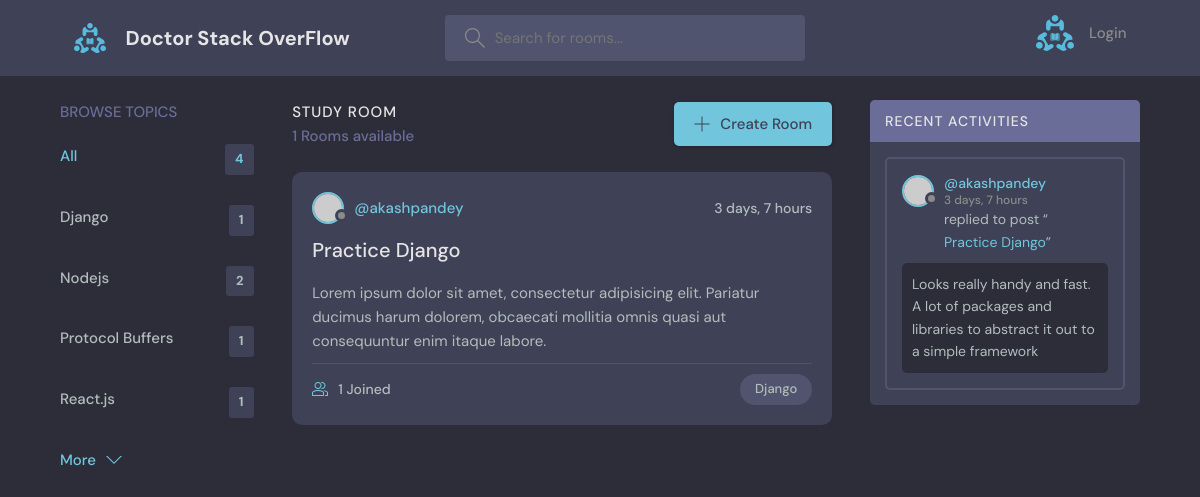
Before: /?q=Django with the older database file.
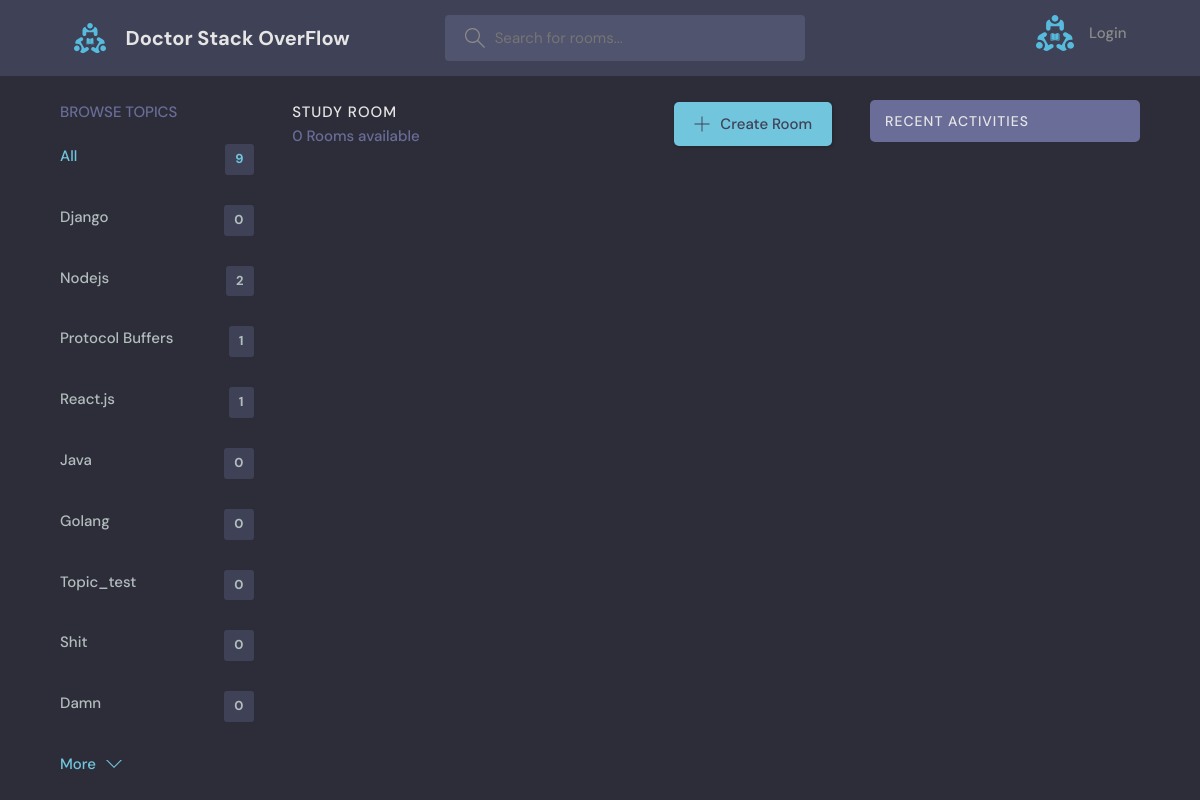
After: the same page with the newer database file.
### base/models.py (models this page shows, shortened)
class Topic(models.Model):
    name = models.CharField(max_length=200)

class Room(models.Model):
    host = models.ForeignKey(User, on_delete=models.SET_NULL, null=True)
    topic = models.ForeignKey(Topic, on_delete=models.SET_NULL, null=True)
    name = models.CharField(max_length=200)
    description = models.TextField(null=True, blank=True)
    participants = models.ManyToManyField(
        User, related_name='participants', blank=True)
    updated_at = models.DateTimeField(auto_now=True)
    created_at = models.DateTimeField(auto_now_add=True)
    class Meta:
        ordering = ['-updated_at', '-created_at']
    def __str__(self):
        return self.name

class Message(models.Model):
    user = models.ForeignKey(User, on_delete=models.CASCADE)
    room = models.ForeignKey(Room, on_delete=models.CASCADE)
    body = models.TextField()
    updated_at = models.DateTimeField(auto_now=True)
    created_at = models.DateTimeField(auto_now_add=True)
    class Meta:
        ordering = ['-updated_at', '-created_at']
    def __str__(self):
        return self.body[0:50]

### base/views.py (the view)
# urls.py: path('', views.home, name='home'),
def home(request):
    q = request.GET.get('q') if request.GET.get('q') != None else ''
    rooms = Room.objects.filter(Q(topic__name__icontains=q) |
                                Q(name__icontains=q) |
                                Q(description__icontains=q)
                                )
    topics = Topic.objects.all()
    count = rooms.count()
    conversations = Message.objects.filter(Q(room__topic__name__icontains=q))
    print(conversations)
    context = {'rooms': rooms, 'topics': topics,
               "count": count, "conversations": conversations}
    return render(request, 'base/home.html', context)

### base/templates/base/home.html (shortened to what this page needs)
{%extends 'main.html' %}
{%block content%}
    <main class="layout layout--3">
      <div class="container">
        {%include 'base/topics_component.html' %}
        <div class="roomList">
          <div class="roomList__header">
            <div>
              <h2>Study Room</h2>
              <p>{{rooms.count}} Rooms available</p>
            </div>
            <a class="btn btn--main" href='{% url 'create-room' %}'>
              <svg version="1.1" xmlns="http://www.w3.org/2000/svg" width="32" height="32" viewBox="0 0 32 32">
                <title>add</title>
                <path
                  d="M16.943 0.943h-1.885v14.115h-14.115v1.885h14.115v14.115h1.885v-14.115h14.115v-1.885h-14.115v-14.115z"
                ></path>
              </svg>
              Create Room
            </a>
          </div>
          {%include 'base/feed_component.html' %}
        </div>
        {%include 'base/activity_component.html' %}
      </div>
    </main>
    {%endblock content%}

### base/templates/base/topics_component.html
<div class="topics">
    <div class="topics__header">
      <h2>Browse Topics</h2>
    </div>
    <ul class="topics__list">
      <li>
        <a href="{%url 'home' %}" class="active">All <span>{{topics.count}}</span></a>
      </li>
      {% for topic in topics%}
      <li>
        <a href="{% url 'home' %}?q={{topic.name}}">{{topic.name}} <span>{{topic.room_set.all.count}}</span></a>
      </li>
      {% endfor %}
    </ul>
    <a class="btn btn--link" href="topics.html">
      More
      <svg version="1.1" xmlns="http://www.w3.org/2000/svg" width="32" height="32" viewBox="0 0 32 32">
        <title>chevron-down</title>
        <path d="M16 21l-13-13h-3l16 16 16-16h-3l-13 13z"></path>
      </svg>
    </a>
  </div>

### base/templates/base/feed_component.html (shortened to what this page needs)
{% for room in rooms%}
<div class="roomListRoom">
    <div class="roomListRoom__header">
      <a href="{% url 'user-profile' room.host.id %}" class="roomListRoom__author">
        <div class="avatar avatar--small">
          <img src="https://randomuser.me/api/portraits/women/11.jpg" />
        </div>
        <span>@{{room.host.username}}</span>
      </a>
      <div class="roomListRoom__actions">
        <span>{{room.created_at|timesince}}</span>
      </div>
    </div>
    <div class="roomListRoom__content">
      <a href="{%url 'room' room.id %}">{{room.name}}</a>
      <p>
        Lorem ipsum dolor sit amet, consectetur adipisicing elit. Pariatur ducimus harum dolorem, obcaecati
        mollitia omnis quasi aut consequuntur enim itaque labore.
      </p>
    </div>
    <div class="roomListRoom__meta">
      <a href="{%url 'room' room.id %}" class="roomListRoom__joined">
        {{room.participants.all.count}} Joined
      </a>
      <p class="roomListRoom__topic">{{room.topic.name}}</p>
    </div>
  </div>
{% endfor %}

### base/templates/base/activity_component.html (shortened to what this page needs)
            <div class="activities">
                <div class="activities__header">
                  <h2>Recent Activities</h2>
                </div>
                {% for c in conversations %}
                <div class="activities__box">
                  <div class="activities__boxHeader roomListRoom__header">
                    <a href="{%url 'user-profile' c.user.id%}" class="roomListRoom__author">
                      <div class="avatar avatar--small">
                        <img src="https://randomuser.me/api/portraits/women/11.jpg" />
                      </div>
                      <p>
                        @{{c.user}}
                        <span>{{c.created_at|timesince}}</span>
                      </p>
                    </a>
                  </div>
                  <div class="activities__boxContent">
                    <p>replied to post “<a href="{%url 'room' c.room.id %}">{{c.room}}</a>”</p>
                    <div class="activities__boxRoomContent">
                     {{c.body}}
                    </div>
                  </div>
                </div>
                {% endfor %}
              </div>

Changed rows visible on the page:
removed Room: host.username "akashpandey", created_at "3 days, 7 hours", name "Practice Django", participants.all.count "1", topic.name "Django"
removed Message: user "akashpandey", created_at "3 days, 7 hours", room "Practice Django", body "Looks really handy and fast. A lot of packages and libraries to abstract it out to a simple framework"
computed for Topic "Django": room_set.all.count "1" → "0"
added Topic: name "Java", room_set.all.count "0"
added Topic: name "Golang", room_set.all.count "0"
added Topic: name "Topic_test", room_set.all.count "0"
added Topic: name "Shit", room_set.all.count "0"
added Topic: name "Damn", room_set.all.count "0"
Other visible differences:
{{ topics.count }}: "4" → "9"
{{ rooms.count }}: "1" → "0"
